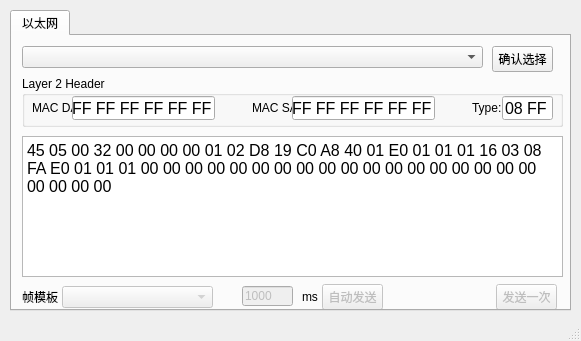
<?xml version="1.0" encoding="UTF-8"?>
<ui version="4.0">
 <class>MainUI</class>
 <widget class="QMainWindow" name="MainUI">
  <property name="geometry">
   <rect>
    <x>0</x>
    <y>0</y>
    <width>581</width>
    <height>341</height>
   </rect>
  </property>
  <property name="windowTitle">
   <string>PacketAssist</string>
  </property>
  <widget class="QWidget" name="centralwidget">
   <widget class="QTabWidget" name="tabWidget">
    <property name="geometry">
     <rect>
      <x>10</x>
      <y>10</y>
      <width>561</width>
      <height>301</height>
     </rect>
    </property>
    <property name="inputMethodHints">
     <set>Qt::ImhDigitsOnly</set>
    </property>
    <property name="currentIndex">
     <number>0</number>
    </property>
    <widget class="QWidget" name="tab">
     <attribute name="title">
      <string>以太网</string>
     </attribute>
     <widget class="QGroupBox" name="groupBox">
      <property name="geometry">
       <rect>
        <x>10</x>
        <y>40</y>
        <width>541</width>
        <height>51</height>
       </rect>
      </property>
      <property name="title">
       <string>Layer 2 Header</string>
      </property>
      <widget class="QLabel" name="label">
       <property name="geometry">
        <rect>
         <x>10</x>
         <y>20</y>
         <width>41</width>
         <height>24</height>
        </rect>
       </property>
       <property name="text">
        <string>MAC DA:</string>
       </property>
      </widget>
      <widget class="QLabel" name="label_2">
       <property name="geometry">
        <rect>
         <x>230</x>
         <y>20</y>
         <width>40</width>
         <height>24</height>
        </rect>
       </property>
       <property name="text">
        <string>MAC SA:</string>
       </property>
      </widget>
      <widget class="QLabel" name="label_3">
       <property name="geometry">
        <rect>
         <x>450</x>
         <y>20</y>
         <width>31</width>
         <height>24</height>
        </rect>
       </property>
       <property name="text">
        <string>Type:</string>
       </property>
      </widget>
      <widget class="QLineEdit" name="daEdit">
       <property name="geometry">
        <rect>
         <x>50</x>
         <y>20</y>
         <width>143</width>
         <height>24</height>
        </rect>
       </property>
       <property name="font">
        <font>
         <pointsize>12</pointsize>
        </font>
       </property>
       <property name="text">
        <string>FF FF FF FF FF FF</string>
       </property>
      </widget>
      <widget class="QLineEdit" name="saEdit">
       <property name="geometry">
        <rect>
         <x>270</x>
         <y>20</y>
         <width>143</width>
         <height>24</height>
        </rect>
       </property>
       <property name="font">
        <font>
         <pointsize>12</pointsize>
        </font>
       </property>
       <property name="text">
        <string>FF FF FF FF FF FF</string>
       </property>
      </widget>
      <widget class="QLineEdit" name="typeEdit">
       <property name="geometry">
        <rect>
         <x>480</x>
         <y>20</y>
         <width>51</width>
         <height>24</height>
        </rect>
       </property>
       <property name="font">
        <font>
         <pointsize>12</pointsize>
        </font>
       </property>
       <property name="text">
        <string>08 FF</string>
       </property>
      </widget>
     </widget>
     <widget class="QPushButton" name="netSelBtn">
      <property name="geometry">
       <rect>
        <x>480</x>
        <y>10</y>
        <width>61</width>
        <height>26</height>
       </rect>
      </property>
      <property name="text">
       <string>确认选择</string>
      </property>
     </widget>
     <widget class="QComboBox" name="netSelCombo">
      <property name="enabled">
       <bool>true</bool>
      </property>
      <property name="geometry">
       <rect>
        <x>10</x>
        <y>10</y>
        <width>461</width>
        <height>22</height>
       </rect>
      </property>
     </widget>
     <widget class="QComboBox" name="frameCombo">
      <property name="enabled">
       <bool>false</bool>
      </property>
      <property name="geometry">
       <rect>
        <x>50</x>
        <y>250</y>
        <width>151</width>
        <height>22</height>
       </rect>
      </property>
     </widget>
     <widget class="QLabel" name="label_7">
      <property name="geometry">
       <rect>
        <x>10</x>
        <y>250</y>
        <width>41</width>
        <height>21</height>
       </rect>
      </property>
      <property name="text">
       <string>帧模板</string>
      </property>
     </widget>
     <widget class="QLineEdit" name="autoTimeEdit">
      <property name="enabled">
       <bool>false</bool>
      </property>
      <property name="geometry">
       <rect>
        <x>230</x>
        <y>250</y>
        <width>51</width>
        <height>20</height>
       </rect>
      </property>
      <property name="inputMethodHints">
       <set>Qt::ImhDigitsOnly</set>
      </property>
      <property name="text">
       <string>1000</string>
      </property>
     </widget>
     <widget class="QLabel" name="label_8">
      <property name="geometry">
       <rect>
        <x>290</x>
        <y>250</y>
        <width>21</width>
        <height>21</height>
       </rect>
      </property>
      <property name="text">
       <string>ms</string>
      </property>
     </widget>
     <widget class="QPushButton" name="sendBtn">
      <property name="enabled">
       <bool>false</bool>
      </property>
      <property name="geometry">
       <rect>
        <x>484</x>
        <y>248</y>
        <width>61</width>
        <height>26</height>
       </rect>
      </property>
      <property name="text">
       <string>发送一次</string>
      </property>
     </widget>
     <widget class="QPushButton" name="autoSendBtn">
      <property name="enabled">
       <bool>false</bool>
      </property>
      <property name="geometry">
       <rect>
        <x>310</x>
        <y>248</y>
        <width>61</width>
        <height>26</height>
       </rect>
      </property>
      <property name="text">
       <string>自动发送</string>
      </property>
     </widget>
     <widget class="QPlainTextEdit" name="payloadEdit">
      <property name="geometry">
       <rect>
        <x>10</x>
        <y>100</y>
        <width>541</width>
        <height>141</height>
       </rect>
      </property>
      <property name="font">
       <font>
        <pointsize>12</pointsize>
       </font>
      </property>
      <property name="plainText">
       <string>45 05 00 32 00 00 00 00 01 02 D8 19 C0 A8 40 01 E0 01 01 01 16 03 08 FA E0 01 01 01 00 00 00 00 00 00 00 00 00 00 00 00 00 00 00 00 00 00 00 00 00 00</string>
      </property>
     </widget>
    </widget>
   </widget>
  </widget>
  <widget class="QStatusBar" name="statusbar"/>
 </widget>
 <resources/>
 <connections/>
</ui>
